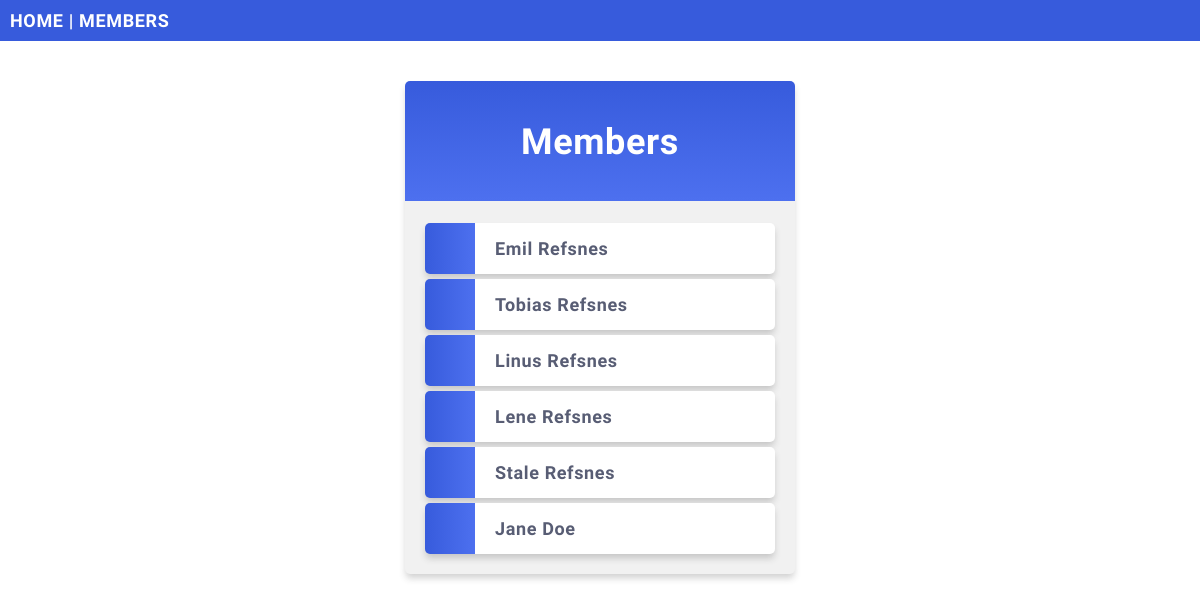
The page /members/ on the database its author committed.
### members/models.py (models this page shows)
class Member(models.Model):
    firstname = models.CharField(max_length=255)
    lastname = models.CharField(max_length=255)

### members/views.py (the view)
# urls.py: path('members/', views.members, name='members'),
def members(request):
    mymembers = Member.objects.all().values()
    template = loader.get_template('members.html')
    context = {
        'mymembers': mymembers
    }
    return HttpResponse(template.render(context, request))

### members/templates/members.html (shortened to what this page needs)
{% extends "master.html" %}
{% block content %}
  <div class="mycard">
    <h1>Members</h1>
    <ul>
      {% for x in mymembers %}
        <li onclick="window.location = 'details/{{ x.id }}'">{{ x.firstname }} {{ x.lastname }}</li>
      {% endfor %}
    </ul>
  </div>
{% endblock %}

### globalstatic/global.css (style rules this page uses)
body { margin: 0; font: 600 18px "Source Sans Pro", sans-serif; letter-spacing: 0.64px; color: #585d74; }
.mycard { background-color: #f1f1f1; background-image: linear-gradient(to bottom, #375bdc, #4d70ef); background-size: 100% 120px; background-repeat: no-repeat; margin: 40px auto; width: 350px; border-radius: 5px; box-shadow: 0 5px 7px -1px rgba(51, 51, 51, 0.23); padding: 20px; }
.mycard h1 { text-align: center; color: #ffffff; margin: 20px 0 60px 0; }
ul { list-style-type: none; padding: 0; margin: 0; }
li { background-color: #ffffff; background-image: linear-gradient(to right, #375bdc, #4d70ef); background-size: 50px 60px; background-repeat: no-repeat; cursor: pointer; transition: transform 0.25s; border-radius: 5px; box-shadow: 0 5px 7px -1px rgba(51, 51, 51, 0.23); padding: 15px; padding-left: 70px; margin-top: 5px; }

### rows shown on the page
Member: firstname "Emil", lastname "Refsnes"
Member: firstname "Tobias", lastname "Refsnes"
Member: firstname "Linus", lastname "Refsnes"
Member: firstname "Lene", lastname "Refsnes"
Member: firstname "Stale", lastname "Refsnes"
Member: firstname "Jane", lastname "Doe"
